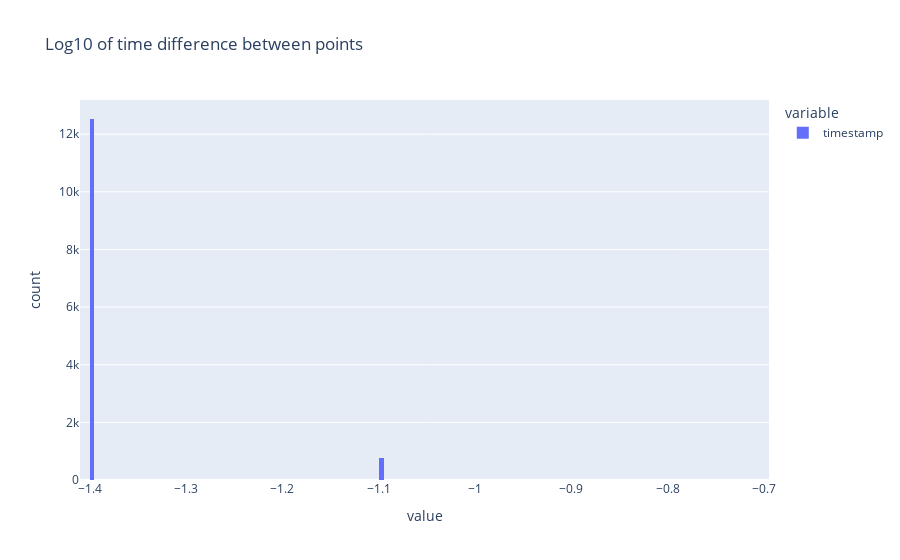

Notebook source saved alongside this figure:
### Code cell
px.histogram(np.log(df["timestamp"].diff()) / np.log(10), nbins=300, labels={"x": "log10(diff)"}, title="Log10 of time difference between points")

### Figure 1 — Plotly figure (JSON) as saved in the notebook; plotly's stock layout.template omitted (floating-point values rounded to 4 significant figures; data arrays with more than 128 entries replaced by an {"elided": "..."} marker saying what was removed)
{"data": [{"bingroup": "x", "hovertemplate": "variable=timestamp<br>value=%{x}<br>count=%{y}<extra></extra>", "legendgroup": "timestamp", "marker": {"color": "#636efa", "pattern": {"shape": ""}}, "name": "timestamp", "nbinsx": 300, "orientation": "v", "showlegend": true, "type": "histogram", "x": {"elided": "13295 float values"}, "xaxis": "x", "yaxis": "y"}], "layout": {"barmode": "relative", "legend": {"title": {"text": "variable"}, "tracegroupgap": 0}, "title": {"text": "Log10 of time difference between points"}, "xaxis": {"anchor": "y", "domain": [0, 1], "title": {"text": "value"}}, "yaxis": {"anchor": "x", "domain": [0, 1], "title": {"text": "count"}}}}
